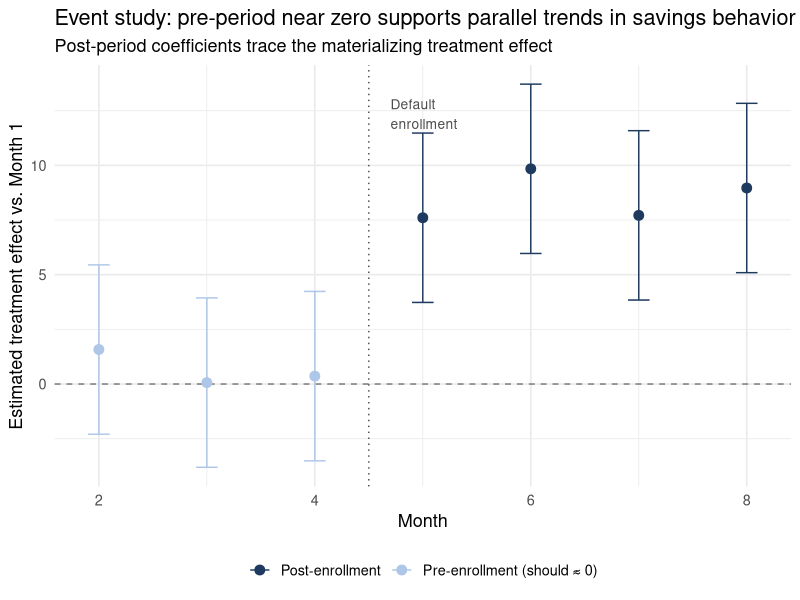
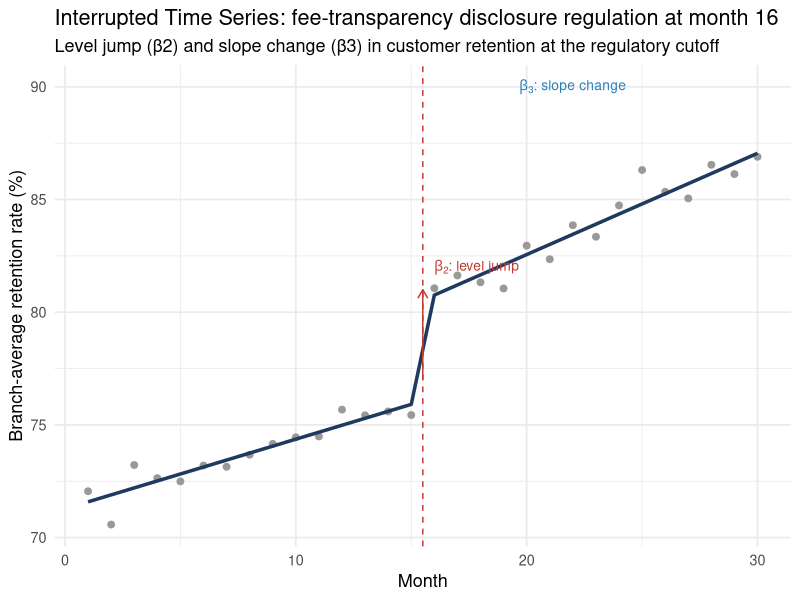

Recreate these plots in R, in order.
## ---- chunk 1
library(tidyverse)
library(lme4)
library(lmerTest)
library(plm)
library(AER)
library(broom)
library(broom.mixed)
library(ggplot2)
library(patchwork)
library(sandwich)
library(lmtest)
set.seed(42)
## ---- chunk 2
n_hh       <- 60
n_months   <- 8

hh_eff      <- rnorm(n_hh, 0, 4)         # stable household saving habits
month_eff   <- rnorm(n_months, 0, 2)     # macroeconomic month shocks

df_twfe <- expand_grid(household = 1:n_hh, month = 1:n_months) |>
  mutate(
    treated     = as.integer(household <= 30),
    post        = as.integer(month >= 5),
    D           = treated * post,
    h_eff       = hh_eff[household],
    m_eff       = month_eff[month],
    savings_pct = 12 + 8 * D + h_eff + m_eff + rnorm(n(), 0, 3),
    household   = factor(household),
    month       = factor(month)
  )
## ---- chunk 3
# 1. Manual 2x2 DiD
did_manual <- with(
  df_twfe |>
    group_by(treated, post) |>
    summarise(y = mean(savings_pct), .groups = "drop"),
  (y[treated == 1 & post == 1] - y[treated == 1 & post == 0]) -
    (y[treated == 0 & post == 1] - y[treated == 0 & post == 0])
)
cat("Manual DiD estimate:", round(did_manual, 2), "\n")

# 2. Regression DiD with household-clustered SEs
m_reg_did  <- lm(savings_pct ~ treated * post, data = df_twfe)
se_cluster <- coeftest(m_reg_did, vcov = vcovCL(m_reg_did, cluster = ~household))

# 3. TWFE via plm (two-way within)
pdata_twfe <- pdata.frame(
  df_twfe |> mutate(hh_id = as.integer(household), mo = as.integer(month)),
  index = c("hh_id", "mo")
)
m_twfe <- plm(savings_pct ~ D, data = pdata_twfe,
              model = "within", effect = "twoways")
## ---- chunk 4
naive_se <- sqrt(diag(vcov(m_reg_did)))["treated:post"]
clust_se <- se_cluster["treated:post", "Std. Error"]

tibble(
  Method           = c("Manual DiD", "Regression DiD (naive SE)",
                       "Regression DiD (clustered SE)", "TWFE via plm"),
  Estimate         = c(did_manual,
                       coef(m_reg_did)["treated:post"],
                       se_cluster["treated:post", "Estimate"],
                       coef(m_twfe)["D"]),
  `Std. Error`     = c(NA, naive_se, clust_se, NA)
) |>
  knitr::kable(digits = 3,
               caption = "All three approaches target the true ATT \u2248 8. Clustered SEs account for within-household correlation of savings shocks over time; they may be larger or smaller than naive SEs depending on the dependence structure.")
## ---- chunk 5
m_event <- lm(savings_pct ~ treated * factor(month), data = df_twfe)

event_df <- broom::tidy(m_event, conf.int = TRUE) |>
  filter(str_detect(term, "treated:")) |>
  mutate(
    month = as.integer(str_extract(term, "[0-9]+")),
    pre   = month < 5
  )

ggplot(event_df, aes(x = month, y = estimate, color = pre)) +
  geom_hline(yintercept = 0, linetype = "dashed", color = "gray50") +
  geom_vline(xintercept = 4.5, linetype = "dotted", color = "gray30") +
  geom_errorbar(aes(ymin = conf.low, ymax = conf.high), width = 0.2) +
  geom_point(size = 3) +
  scale_color_manual(
    values = c("FALSE" = "#1e3a5f", "TRUE" = "#aec6e8"),
    labels = c("FALSE" = "Post-enrollment", "TRUE" = "Pre-enrollment (should \u2248 0)")
  ) +
  annotate("text", x = 4.7, y = max(event_df$conf.high) * 0.9,
           label = "Default\nenrollment", hjust = 0, size = 3.5, color = "gray30") +
  labs(
    title   = "Event study: pre-period near zero supports parallel trends in savings behavior",
    subtitle = "Post-period coefficients trace the materializing treatment effect",
    x       = "Month",
    y       = "Estimated treatment effect vs. Month 1",
    color   = NULL
  ) +
  theme_minimal(base_size = 13) +
  theme(legend.position = "bottom")
## ---- chunk 6
n_branches <- 40
n_months   <- 30
branch_eff <- rnorm(n_branches, 0, 4)

df_its <- expand_grid(branch = 1:n_branches, month = 1:n_months) |>
  mutate(
    post      = as.integer(month >= 16),
    t_post    = pmax(month - 15, 0),       # months elapsed since regulation; 0 before
    b_eff     = branch_eff[branch],
    retention = 72 + 0.3 * month + 4 * post + 0.2 * t_post + b_eff + rnorm(n(), 0, 4),
    branch    = factor(branch)
  )
## ---- chunk 7
m_its <- lmer(retention ~ month + post + t_post + (1 | branch), data = df_its)

broom.mixed::tidy(m_its, effects = "fixed") |>
  knitr::kable(digits = 3,
               caption = "ITS model: pre-trend (month), level jump (post), slope change (t_post). True values: 0.3, 4, 0.2.")
## ---- chunk 8
branch_avg <- df_its |>
  group_by(month) |>
  summarise(mean_retention = mean(retention), .groups = "drop")

# Predicted values from lmer for an average branch
pred_df <- tibble(
  month  = 1:n_months,
  post   = as.integer(month >= 16),
  t_post = pmax(month - 15, 0),
  branch = factor(1)          # prediction for branch 1 (fixed effects only for plot)
)
pred_df$pred <- predict(m_its, newdata = pred_df, re.form = NA)

ggplot(branch_avg, aes(x = month, y = mean_retention)) +
  geom_point(color = "gray60", size = 2) +
  geom_line(data = pred_df, aes(y = pred), color = "#1e3a5f", linewidth = 1.2) +
  geom_vline(xintercept = 15.5, linetype = "dashed", color = "#c0392b") +
  annotate("segment",
           x = 15.5, xend = 15.5, y = 77, yend = 81,
           arrow = arrow(length = unit(0.25, "cm")), color = "#c0392b") +
  annotate("text", x = 16, y = 82,
           label = expression(beta[2]*": level jump"), hjust = 0,
           color = "#c0392b", size = 3.5) +
  annotate("text", x = 22, y = 90,
           label = expression(beta[3]*": slope change"),
           color = "#2980b9", size = 3.5) +
  labs(
    title    = "Interrupted Time Series: fee-transparency disclosure regulation at month 16",
    subtitle = "Level jump (\u03b22) and slope change (\u03b23) in customer retention at the regulatory cutoff",
    x        = "Month",
    y        = "Branch-average retention rate (%)"
  ) +
  theme_minimal(base_size = 13)
## ---- chunk 9
df_pre <- df_its |> filter(month < 16)
m_pretrend <- lmer(retention ~ month + I(month^2) + (1 | branch), data = df_pre)
broom.mixed::tidy(m_pretrend, effects = "fixed") |>
  knitr::kable(digits = 4,
               caption = "Pre-period model with quadratic term. If I(month^2) is far from zero, the pre-trend is curved and the level-jump interpretation is suspect.")
## ---- chunk 10
n_c  <- 200
n_m  <- 6                               # months
base_saving    <- rnorm(n_c, 0, 5)     # unobserved saving disposition (quality analog)
platform_push  <- rnorm(10, 0, 2)[rep(1:10, each = n_c/10)]  # feature-level push intensity

df_piv <- expand_grid(customer = 1:n_c, month = 1:n_m) |>
  mutate(
    bs      = base_saving[customer],
    # Time-varying disposition shock (FE removes base_saving mean, not this shock)
    bs_tv   = bs + rnorm(n(), 0, 3),
    push    = platform_push[customer] + rnorm(n(), 0, 0.5),  # customer-month realization
    # Budgeting tool usage: endogenous — higher disposition + higher push -> more usage
    tool_use = 20 + 2 * bs_tv + 3 * push + rnorm(n(), 0, 5),
    # Savings rate: causal effect of tool_use = 0.4; also depends on disposition
    savings_rate = 5 + 0.4 * tool_use + 1.5 * bs_tv + rnorm(n(), 0, 3),
    customer = factor(customer),
    month    = factor(month)
  )
## ---- chunk 11
# OLS + FE: still biased by time-varying disposition-tool correlation
m_ols_fe <- lm(savings_rate ~ tool_use + customer + month, data = df_piv)

# Panel IV: instrument = platform push
m_iv <- ivreg(savings_rate ~ tool_use + customer + month | push + customer + month,
              data = df_piv)

# First-stage F-statistic
fs <- lm(tool_use ~ push + customer + month, data = df_piv)
fs_F <- summary(fs)$fstatistic[1]
cat("First-stage F on instrument:", round(fs_F, 1), "\n")
## ---- chunk 12
tibble(
  Model    = c("OLS + unit/month FE", "IV + unit/month FE"),
  Estimate = c(coef(m_ols_fe)["tool_use"], coef(m_iv)["tool_use"]),
  `Std. Error` = c(
    sqrt(diag(vcov(m_ols_fe)))["tool_use"],
    sqrt(diag(vcov(m_iv)))["tool_use"]
  ),
  `True value` = 0.4
) |>
  knitr::kable(digits = 4,
               caption = "Panel IV: platform push as instrument for budgeting tool usage. True causal effect = 0.4 per unit of tool use. OLS + FE is biased by time-varying saving disposition (bs_tv), which customer fixed effects cannot remove. First-stage: platform push strongly predicts tool usage (F > 10). Exclusion: push affects savings only through the tool (by design of the instrument).")
